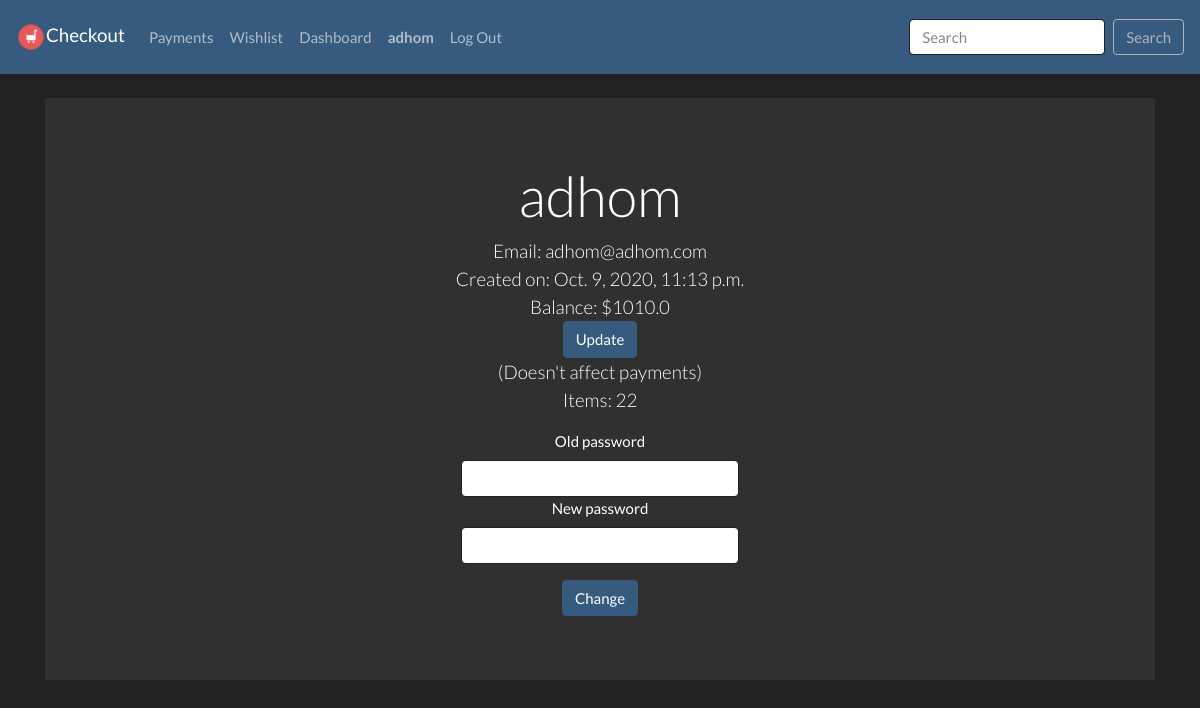
The app's page /profile (signed in), older data.
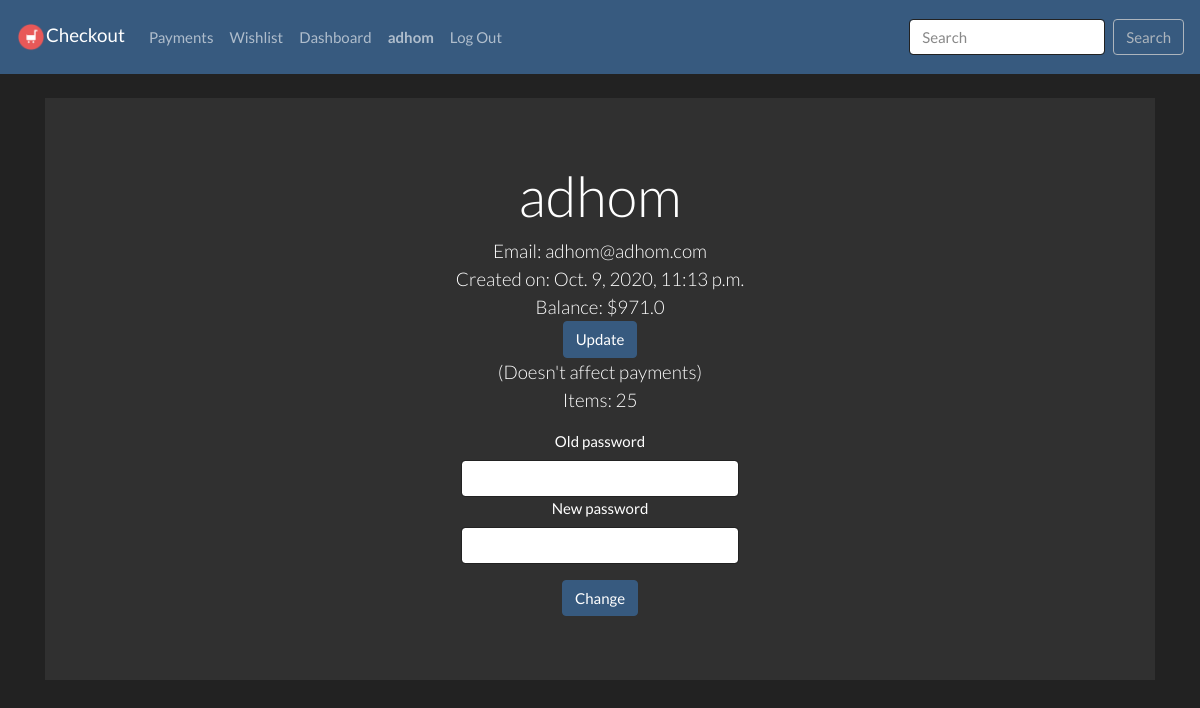
The same page, newer data.
### checkout/models.py (models this page shows)
class User(AbstractUser):
    balance = models.FloatField()

### checkout/views.py (the view)
# urls.py: path("profile", views.profile, name="profile"),
@login_required
def profile(request):
    return render(request, "checkout/profile.html")

### checkout/templates/checkout/profile.html (shortened to what this page needs)
{% extends "checkout/layout.html" %}
{% load static %}
{% block body %}
    <div class="jumbotron jumbotron-fluid text-center">
        <div class="container">
          <h1 class="display-4">{{ request.user.username }}</h1>
          <p class="lead">Email: {{ request.user.email }}
          <br>
          Created on: {{ request.user.date_joined }}
          <br>
          Balance: $<span id="balance">{{ request.user.balance }}</span>
          <br>
          <button type="submit" id="update" class="btn btn-primary">Update</button>
          <br>
          (Doesn't affect payments)
          <br>
          Items: {{ request.user.items.count }}
        </div>
        <form action="{% url 'checkout:change_password' %}" method="POST">
          <div class="form-group">
            <label>Old password</label>
            <input type="password" class="form-control" style="width: 25%; margin: auto" name="old_password">
            <label>New password</label>
            <input type="password" class="form-control" style="width: 25%; margin: auto" name="new_password">
          </div>
          <button class="btn btn-primary">Change</button>
    </div>
{% endblock %}

### checkout/templates/checkout/layout.html (shortened to what this page needs)
{% load static %}
{% load crispy_forms_tags %}
<!DOCTYPE html>
<html lang="en">
    <head>
        <link href="{% static 'checkout/styles.css' %}" rel="stylesheet" type="text/css">
        <link href="{% static 'checkout/darkly.css' %}" rel="stylesheet" type="text/css">
    </head>
    <body>
        <nav class="navbar navbar-expand-lg navbar-dark bg-primary mb-4 sticky-top">
            <a class="navbar-brand" href="{% url 'checkout:index' %}"><img style="height: 30px; width: 30px" src="{% static 'checkout/logo.png' %}">Checkout</a>
            <div class="collapse navbar-collapse">
              <ul class="navbar-nav mr-auto">
                {% if user.is_authenticated %}
                    <li class="nav-item">
                        <a class="nav-link" href="{% url 'payment:index' %}">Payments</a>
                    </li>
                    <li class="nav-item">
                        <a class="nav-link" href="{% url 'wishlist:index' %}">Wishlist</a>
                    </li>
                    <li class="nav-item">
                      <a class="nav-link" href="{% url 'dashboard:index' %}">Dashboard</a>
                    </li>
                    <li class="nav-item">
                        <a class="nav-link" href="{% url 'checkout:profile' %}"><strong>{{ user.username }}</strong></a>
                    </li>
                {% endif %}
                {% if user.is_authenticated %}
                    <li class="nav-item">
                        <a class="nav-link" href="{% url 'checkout:logout' %}">Log Out</a>
                    </li>
                {% endif %}
              </ul>
              <form action="{% url 'checkout:search' %}" method="GET" class="form-inline my-2 my-lg-0">
                  <input class="form-control mr-sm-2" name="q" type="search" placeholder="Search" aria-label="Search">
                  <button class="btn btn-outline-light my-2 my-sm-0" type="submit">Search</button>
                </form>
            </div>
          </nav>
        <div class="body container">
            {% block body %}
            {% endblock %}
        </div>
    </body>
</html>

Row changes from the older to the newer data that the page shows:
changed User "adhom": user.balance "1010.0" → "971.0"; user.items.count "22" → "25"
